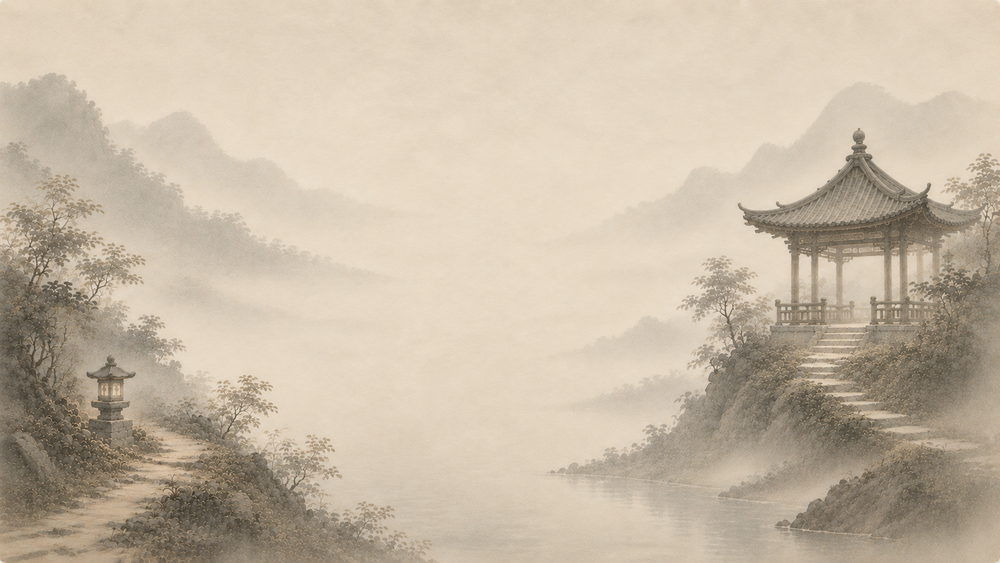
#> input picture client/src/assets/pages/project.png, 1000 x 563 px, shrunk from 1672 x 941 before the run, found by its file name
$ python find_lamp2.py
#> lines starting #> are read from the running program, lines starting #| are printed output that depends on the picture
import numpy as np
from PIL import Image
from scipy import ndimage

PATH = r"C:\Users\liuwanting05\Desktop\Webpersonal\Webpersonal\client\src\assets\pages\project.png"
img = Image.open(PATH).convert("RGB")
#> img is the input picture: PIL image 1000x563 RGB; mean R, G, B 198.6, 184.8, 165.6
ca = np.array(img).astype(np.int16)
H, W = ca.shape[:2]
#> H = 563; W = 1000
R, G, B = ca[:, :, 0], ca[:, :, 1], ca[:, :, 2]
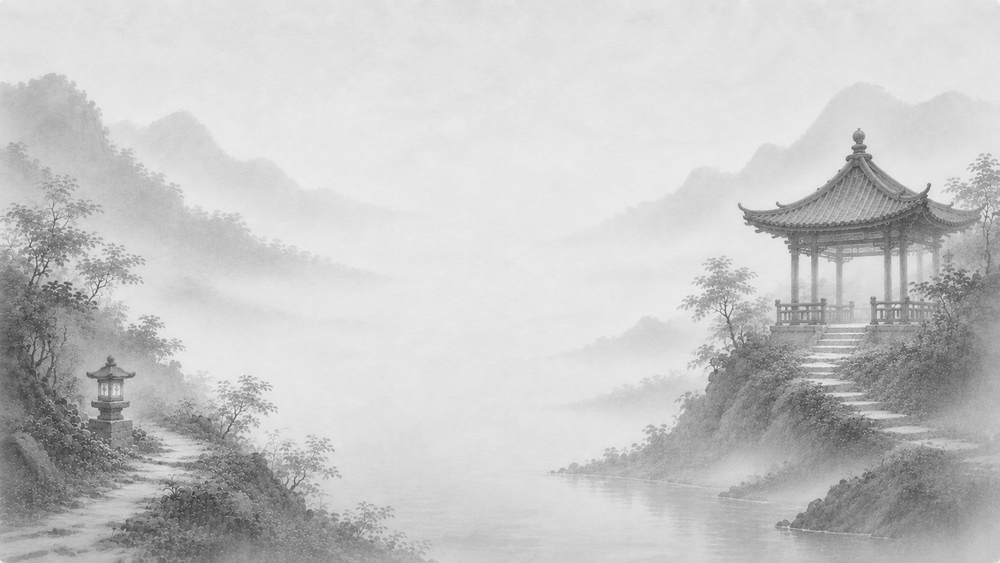
#> R: shape (563, 1000) int16; min 53, max 244, mean 198.6
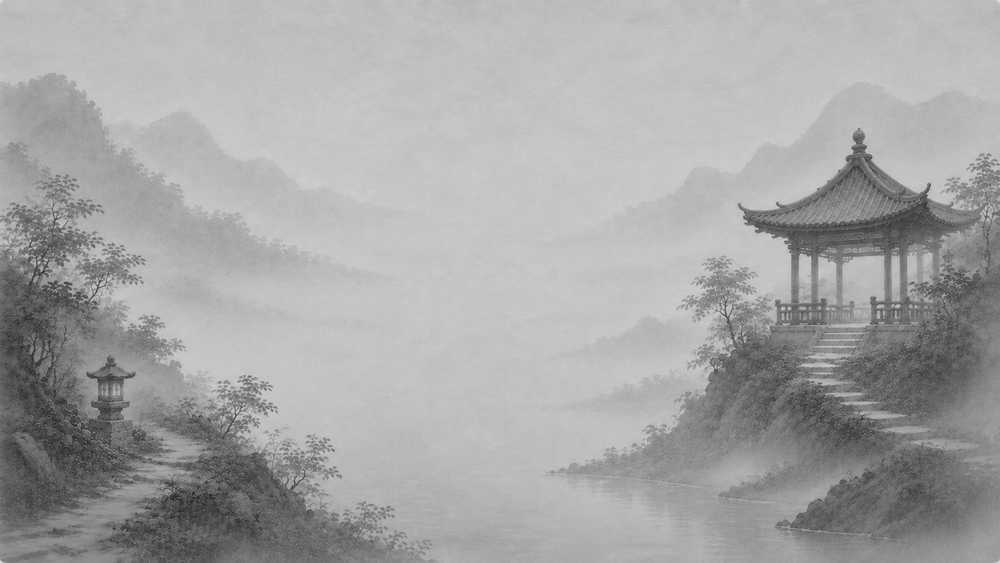
#> B: shape (563, 1000) int16; min 33, max 224, mean 165.6
lum = 0.299 * R + 0.587 * G + 0.114 * B

# Red/orange lantern: saturated red-orange (high R, low B, R>>G)
red = (R > 120) & (R - G > 50) & (R - B > 40)
#> red: shape (563, 1000) bool; every value is 0
labeled, num = ndimage.label(red)
#> labeled: shape (563, 1000) int32; every value is 0
#> num = 0
print("Red/orange clusters (lantern candidates):")
clusters = []
for i in range(1, num+1):
    ys, xs = np.where(labeled == i)
    if len(xs) < 8:
        continue
    clusters.append((len(xs), xs.mean()/W*100, ys.mean()/H*100))
#> after the loop, clusters = []
clusters.sort(reverse=True)
for size, cx, cy in clusters[:20]:
    print(f"  size={size:5d} at ({cx:.1f}%, {cy:.1f}%)")
#> this loop made 0 passes

# Also look for any distinctly colored object (pavilion roof might be dark or distinct)
# Print a coarse color map of the full image
print("\nFull image coarse map (every 8%, showing hue sign: R=red-ish, .=neutral):")
for ry in range(0, 100, 8):
    row = int(ry/100 * H)
    line = ""
    for rx in range(0, 100, 4):
        col = int(rx/100 * W)
        r, g, b = int(R[row,col]), int(G[row,col]), int(B[row,col])
        if r - g > 40 and r - b > 30:
            line += "R"  # red/orange
        elif r - g > 15 and r - b > 10:
            line += "r"  # warm
        elif lum[row,col] < 90:
            line += "#"  # dark
        elif lum[row,col] > 220:
            line += "."  # bright
        else:
            line += "+"  # mid
    print(f"  {ry:3d}%: {line}")

$ run again, with client/src/assets/pages/about.png copied over client/src/assets/pages/project.png
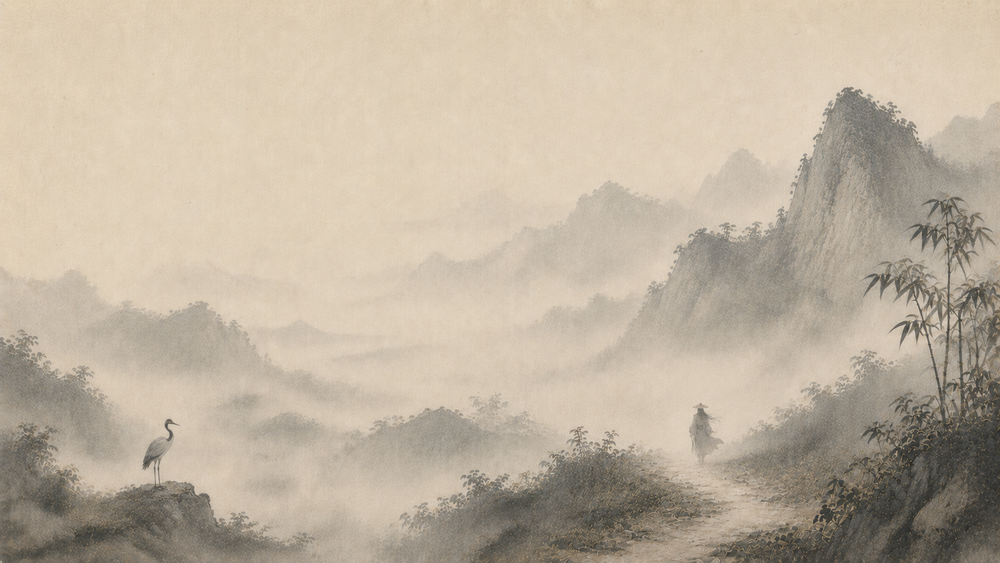
#> input picture client/src/assets/pages/about.png, 1000 x 563 px, shrunk from 1672 x 941 before the run, found by its file name
#> img is the input picture: PIL image 1000x563 RGB; mean R, G, B 190.9, 178.5, 160.4
#> `R, G, B = ca[:, :, 0], ca[:, :, 1], ca[:, :, 2]`:
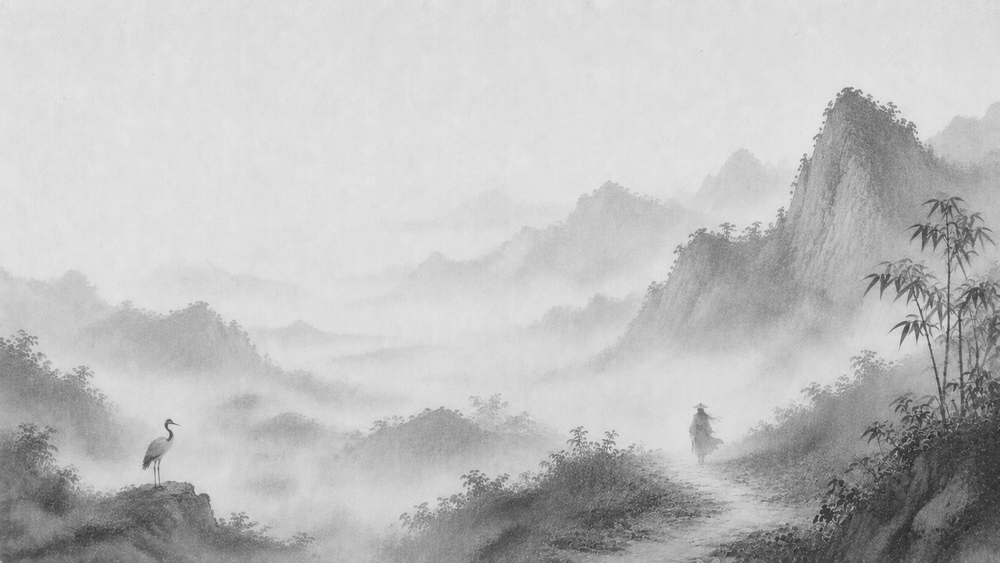
#> R: shape (563, 1000) int16; min 35, max 235, mean 190.9
#> `R, G, B = ca[:, :, 0], ca[:, :, 1], ca[:, :, 2]`:
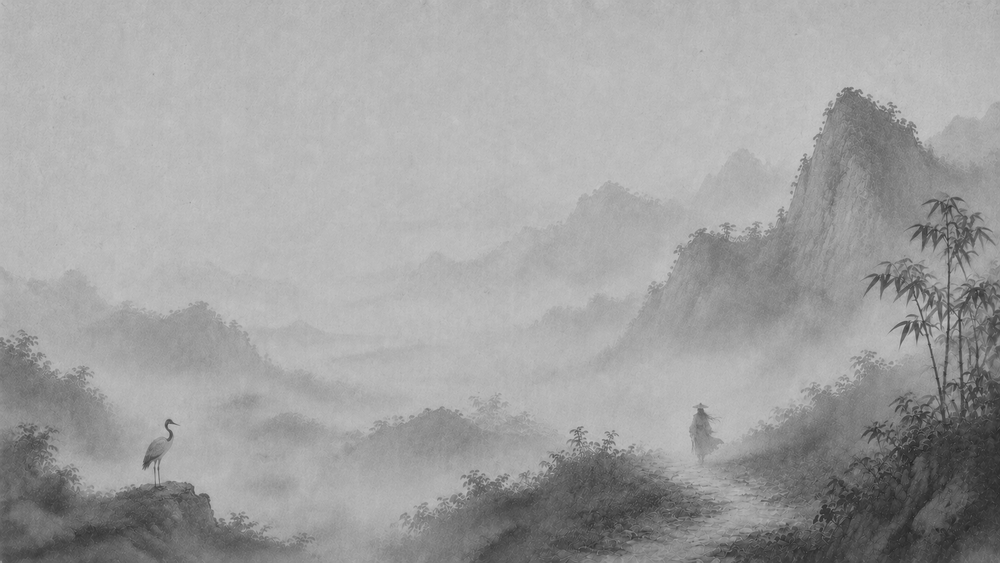
#> B: shape (563, 1000) int16; min 32, max 203, mean 160.4
#> red: shape (563, 1000) bool; every value is 0
#> labeled: shape (563, 1000) int32; every value is 0
#> num = 0
#> after the loop `for i in range(1, num+1):`: clusters = []

$ run again, with client/src/assets/pages/journey-bg-v2.png copied over client/src/assets/pages/project.png
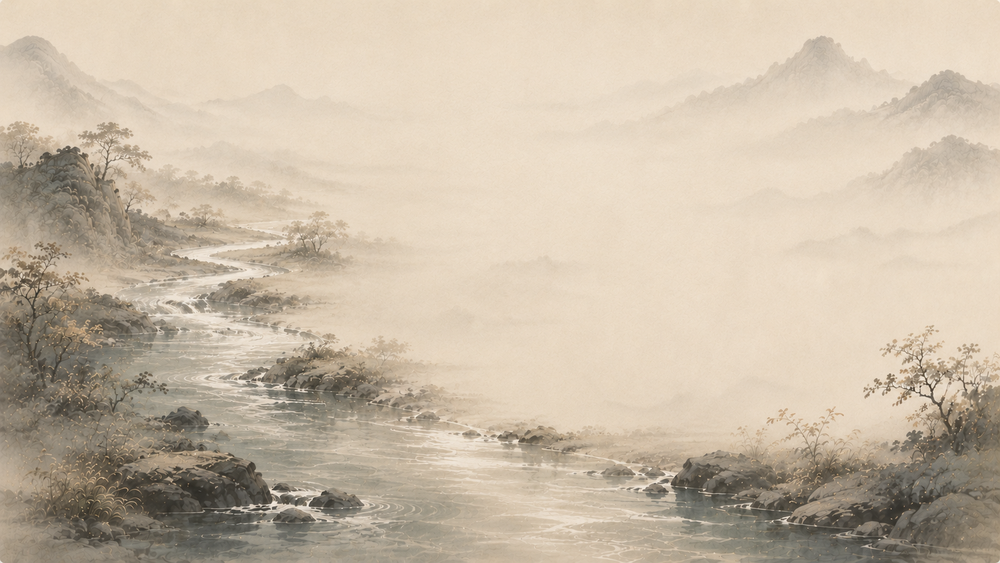
#> input picture client/src/assets/pages/journey-bg-v2.png, 1000 x 563 px, shrunk from 1672 x 941 before the run, found by its file name
#> img is the input picture: PIL image 1000x563 RGB; mean R, G, B 200, 185.9, 166.7
#> `R, G, B = ca[:, :, 0], ca[:, :, 1], ca[:, :, 2]`:
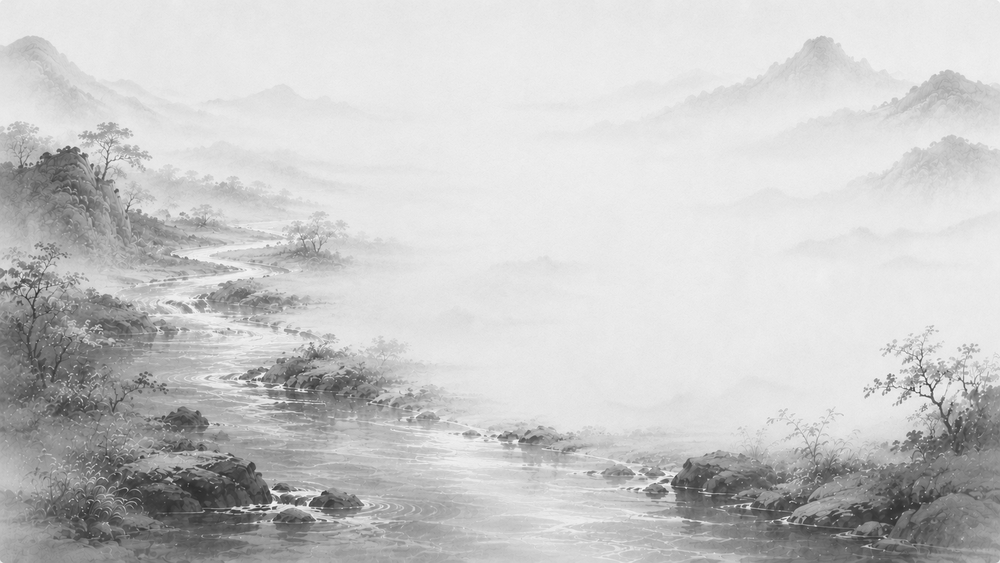
#> R: shape (563, 1000) int16; min 40, max 250, mean 200
#> `R, G, B = ca[:, :, 0], ca[:, :, 1], ca[:, :, 2]`:
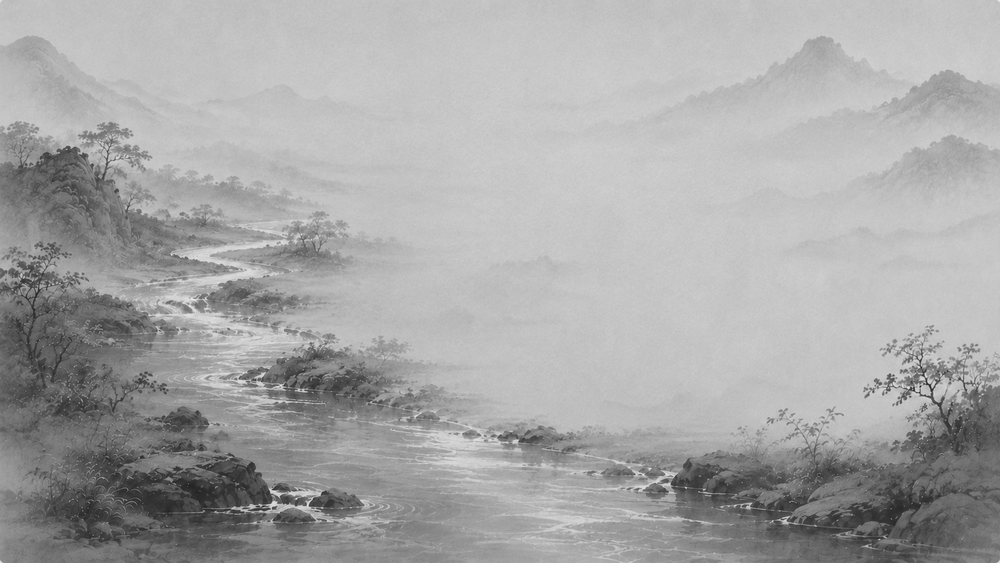
#> B: shape (563, 1000) int16; min 26, max 233, mean 166.7
#> red: shape (563, 1000) bool; every value is 0
#> labeled: shape (563, 1000) int32; every value is 0
#> num = 0
#> after the loop `for i in range(1, num+1):`: clusters = []
